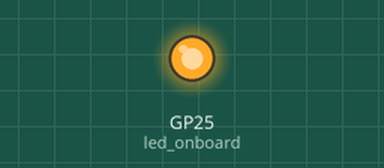
Recording of a program running on a simulated Raspberry Pi Pico running MicroPython. Shown: output pins drawn as LEDs (lit = HIGH). What the program prints to the serial console is not drawn. At 0.0 s the program stops and its outputs stay as they are.

Above: at 0.1 s.
Timing chart, 0 to 1.5 s (numbered marks = the images above):
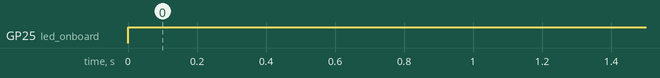

Measured:
- by itself, GP25 (led_onboard): LOW → HIGH at 0.00 s

The program:

PB-04-2-30-ElKo-Lichtschranke_mit_LED_und_KY-018.py
```python
#==========================================================================
#
# PB-4-2-30-ElKo-Lichtschranke mit LED und KY-018.py
#
# 1 KY-018, LDR / Fotowiderstands Modul mit analogem Ausgang
# 1 LED mit Vorwiderstand
#
#==========================================================================
#
# Bibliotheken laden
from machine import Pin, ADC
from utime import sleep

# Initialisierung von GPIO25 als Ausgang
led_onboard = Pin(25, Pin.OUT, value=0)

# Initialisierung des ADC0
ldr = ADC(2)

# Schwellwert bei Unterbrechung
threshold = 15000 # weiße LED
#threshold = 10000 # rote LED

# Funktion zur Alarmkontakt-Auswertung
print('Ich bin scharfgeschaltet!')
while True:
    # ADC als Dezimalzahl lesen
    value = ldr.read_u16()
    # ADC-Wert ausgeben
    print('ADC:', value)
    # ADC-Wert auswerten
    if value > threshold:
        break
    # Warten
    sleep(0.1)

# Alarm auslösen
led_onboard.on()
print('Alarm')
print('ADC:', value)
```
